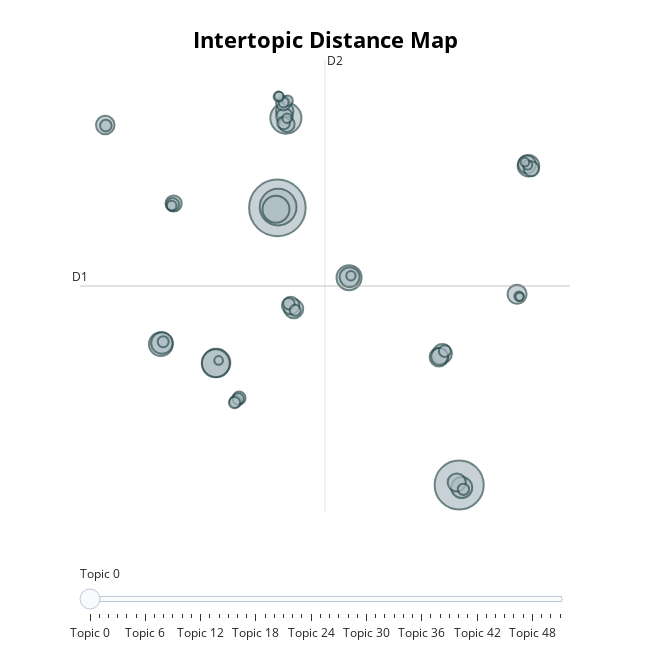

Notebook source saved alongside this figure:
### Code cell
topic_model.visualize_topics()

### Figure 1 — Plotly figure (JSON) as saved in the notebook; plotly's stock layout.template omitted (floating-point values rounded to 4 significant figures; data arrays with more than 128 entries replaced by an {"elided": "..."} marker saying what was removed)
{"data": [{"customdata": {"elided": "52x3 mixed values"}, "hovertemplate": "<b>Topic %{customdata[0]}</b><br>%{customdata[1]}<br>Size: %{customdata[2]}", "legendgroup": "", "marker": {"color": "#B0BEC5", "line": {"color": "DarkSlateGrey", "width": 2}, "size": [476, 358, 201, 144, 118, 116, 108, 93, 84, 69, 69, 66, 59, 55, 54, 54, 52, 51, 49, 48, 45, 45, 43, 40, 39, 36, 34, 31, 25, 25, 24, 21, 21, 20, 20, 19, 19, 19, 18, 18, 16, 15, 15, 14, 13, 13, 13, 13, 12, 11, 11, 10], "sizemode": "area", "sizeref": 0.2975, "symbol": "circle"}, "mode": "markers", "name": "", "orientation": "v", "showlegend": false, "type": "scatter", "x": [0.3022, 15.09, 0.3629, 0.9929, -4.67, -4.71, 0.1891, 6.132, -9.174, -9.085, 20.72, 15.29, 6.176, 13.71, 19.79, 1.632, 13.44, -13.69, 14.89, 20.61, 0.8997, 1.383, 13.49, 0.8788, -8.132, 1.067, 20.96, 0.7921, -8.211, -2.811, 0.8109, 13.92, -3.083, 1.238, -13.65, -2.887, 15.43, -3.18, 1.75, -8.984, 1.138, 0.8085, 0.406, -8.296, 6.283, 20.65, 19.95, 1.085, 0.4278, 20.43, -4.474, 20.0], "xaxis": "x", "y": [10.38, -11.71, 10.45, 17.54, -1.971, -2.009, 10.27, 4.819, -0.4789, -0.3886, 13.74, -11.91, 4.863, -1.238, 3.499, 2.335, -1.509, 16.99, -11.51, 13.85, 18.11, 2.596, -1.461, 17.67, 10.73, 17.05, 13.5, 18.72, 10.65, -4.779, 17.15, -1.033, -5.047, 2.744, 16.94, -4.854, -12.05, -5.141, 2.214, -0.2869, 18.93, 18.79, 19.25, 10.57, 4.97, 13.81, 3.34, 17.53, 19.28, 14.03, -1.776, 3.289], "yaxis": "y"}], "layout": {"annotations": [{"showarrow": false, "text": "D1", "x": -15.75, "y": 4.155, "yshift": 10}, {"showarrow": false, "text": "D2", "x": 4.175, "xshift": 10, "y": 22.17}], "height": 650, "hoverlabel": {"bgcolor": "white", "font": {"family": "Rockwell", "size": 16}}, "legend": {"itemsizing": "constant", "tracegroupgap": 0}, "margin": {"t": 60}, "shapes": [{"line": {"color": "#CFD8DC", "width": 2}, "type": "line", "x0": 4.175, "x1": 4.175, "y0": -13.86, "y1": 22.17}, {"line": {"color": "#9E9E9E", "width": 2}, "type": "line", "x0": -15.75, "x1": 24.1, "y0": 4.155, "y1": 4.155}], "sliders": [{"active": 0, "pad": {"t": 50}, "steps": [{"args": [{"marker.color": [["red", "#B0BEC5", "#B0BEC5", "#B0BEC5", "#B0BEC5", "#B0BEC5", "#B0BEC5", "#B0BEC5", "#B0BEC5", "#B0BEC5", "#B0BEC5", "#B0BEC5", "#B0BEC5", "#B0BEC5", "#B0BEC5", "#B0BEC5", "#B0BEC5", "#B0BEC5", "#B0BEC5", "#B0BEC5", "#B0BEC5", "#B0BEC5", "#B0BEC5", "#B0BEC5", "#B0BEC5", "#B0BEC5", "#B0BEC5", "#B0BEC5", "#B0BEC5", "#B0BEC5", "#B0BEC5", "#B0BEC5", "#B0BEC5", "#B0BEC5", "#B0BEC5", "#B0BEC5", "#B0BEC5", "#B0BEC5", "#B0BEC5", "#B0BEC5", "#B0BEC5", "#B0BEC5", "#B0BEC5", "#B0BEC5", "#B0BEC5", "#B0BEC5", "#B0BEC5", "#B0BEC5", "#B0BEC5", "#B0BEC5", "#B0BEC5", "#B0BEC5"]]}], "label": "Topic 0", "method": "update"}, {"args": [{"marker.color": [["#B0BEC5", "red", "#B0BEC5", "#B0BEC5", "#B0BEC5", "#B0BEC5", "#B0BEC5", "#B0BEC5", "#B0BEC5", "#B0BEC5", "#B0BEC5", "#B0BEC5", "#B0BEC5", "#B0BEC5", "#B0BEC5", "#B0BEC5", "#B0BEC5", "#B0BEC5", "#B0BEC5", "#B0BEC5", "#B0BEC5", "#B0BEC5", "#B0BEC5", "#B0BEC5", "#B0BEC5", "#B0BEC5", "#B0BEC5", "#B0BEC5", "#B0BEC5", "#B0BEC5", "#B0BEC5", "#B0BEC5", "#B0BEC5", "#B0BEC5", "#B0BEC5", "#B0BEC5", "#B0BEC5", "#B0BEC5", "#B0BEC5", "#B0BEC5", "#B0BEC5", "#B0BEC5", "#B0BEC5", "#B0BEC5", "#B0BEC5", "#B0BEC5", "#B0BEC5", "#B0BEC5", "#B0BEC5", "#B0BEC5", "#B0BEC5", "#B0BEC5"]]}], "label": "Topic 1", "method": "update"}, {"args": [{"marker.color": [["#B0BEC5", "#B0BEC5", "red", "#B0BEC5", "#B0BEC5", "#B0BEC5", "#B0BEC5", "#B0BEC5", "#B0BEC5", "#B0BEC5", "#B0BEC5", "#B0BEC5", "#B0BEC5", "#B0BEC5", "#B0BEC5", "#B0BEC5", "#B0BEC5", "#B0BEC5", "#B0BEC5", "#B0BEC5", "#B0BEC5", "#B0BEC5", "#B0BEC5", "#B0BEC5", "#B0BEC5", "#B0BEC5", "#B0BEC5", "#B0BEC5", "#B0BEC5", "#B0BEC5", "#B0BEC5", "#B0BEC5", "#B0BEC5", "#B0BEC5", "#B0BEC5", "#B0BEC5", "#B0BEC5", "#B0BEC5", "#B0BEC5", "#B0BEC5", "#B0BEC5", "#B0BEC5", "#B0BEC5", "#B0BEC5", "#B0BEC5", "#B0BEC5", "#B0BEC5", "#B0BEC5", "#B0BEC5", "#B0BEC5", "#B0BEC5", "#B0BEC5"]]}], "label": "Topic 2", "method": "update"}, {"args": [{"marker.color": [["#B0BEC5", "#B0BEC5", "#B0BEC5", "red", "#B0BEC5", "#B0BEC5", "#B0BEC5", "#B0BEC5", "#B0BEC5", "#B0BEC5", "#B0BEC5", "#B0BEC5", "#B0BEC5", "#B0BEC5", "#B0BEC5", "#B0BEC5", "#B0BEC5", "#B0BEC5", "#B0BEC5", "#B0BEC5", "#B0BEC5", "#B0BEC5", "#B0BEC5", "#B0BEC5", "#B0BEC5", "#B0BEC5", "#B0BEC5", "#B0BEC5", "#B0BEC5", "#B0BEC5", "#B0BEC5", "#B0BEC5", "#B0BEC5", "#B0BEC5", "#B0BEC5", "#B0BEC5", "#B0BEC5", "#B0BEC5", "#B0BEC5", "#B0BEC5", "#B0BEC5", "#B0BEC5", "#B0BEC5", "#B0BEC5", "#B0BEC5", "#B0BEC5", "#B0BEC5", "#B0BEC5", "#B0BEC5", "#B0BEC5", "#B0BEC5", "#B0BEC5"]]}], "label": "Topic 3", "method": "update"}, {"args": [{"marker.color": [["#B0BEC5", "#B0BEC5", "#B0BEC5", "#B0BEC5", "red", "#B0BEC5", "#B0BEC5", "#B0BEC5", "#B0BEC5", "#B0BEC5", "#B0BEC5", "#B0BEC5", "#B0BEC5", "#B0BEC5", "#B0BEC5", "#B0BEC5", "#B0BEC5", "#B0BEC5", "#B0BEC5", "#B0BEC5", "#B0BEC5", "#B0BEC5", "#B0BEC5", "#B0BEC5", "#B0BEC5", "#B0BEC5", "#B0BEC5", "#B0BEC5", "#B0BEC5", "#B0BEC5", "#B0BEC5", "#B0BEC5", "#B0BEC5", "#B0BEC5", "#B0BEC5", "#B0BEC5", "#B0BEC5", "#B0BEC5", "#B0BEC5", "#B0BEC5", "#B0BEC5", "#B0BEC5", "#B0BEC5", "#B0BEC5", "#B0BEC5", "#B0BEC5", "#B0BEC5", "#B0BEC5", "#B0BEC5", "#B0BEC5", "#B0BEC5", "#B0BEC5"]]}], "label": "Topic 4", "method": "update"}, {"args": [{"marker.color": [["#B0BEC5", "#B0BEC5", "#B0BEC5", "#B0BEC5", "#B0BEC5", "red", "#B0BEC5", "#B0BEC5", "#B0BEC5", "#B0BEC5", "#B0BEC5", "#B0BEC5", "#B0BEC5", "#B0BEC5", "#B0BEC5", "#B0BEC5", "#B0BEC5", "#B0BEC5", "#B0BEC5", "#B0BEC5", "#B0BEC5", "#B0BEC5", "#B0BEC5", "#B0BEC5", "#B0BEC5", "#B0BEC5", "#B0BEC5", "#B0BEC5", "#B0BEC5", "#B0BEC5", "#B0BEC5", "#B0BEC5", "#B0BEC5", "#B0BEC5", "#B0BEC5", "#B0BEC5", "#B0BEC5", "#B0BEC5", "#B0BEC5", "#B0BEC5", "#B0BEC5", "#B0BEC5", "#B0BEC5", "#B0BEC5", "#B0BEC5", "#B0BEC5", "#B0BEC5", "#B0BEC5", "#B0BEC5", "#B0BEC5", "#B0BEC5", "#B0BEC5"]]}], "label": "Topic 5", "method": "update"}, {"args": [{"marker.color": [["#B0BEC5", "#B0BEC5", "#B0BEC5", "#B0BEC5", "#B0BEC5", "#B0BEC5", "red", "#B0BEC5", "#B0BEC5", "#B0BEC5", "#B0BEC5", "#B0BEC5", "#B0BEC5", "#B0BEC5", "#B0BEC5", "#B0BEC5", "#B0BEC5", "#B0BEC5", "#B0BEC5", "#B0BEC5", "#B0BEC5", "#B0BEC5", "#B0BEC5", "#B0BEC5", "#B0BEC5", "#B0BEC5", "#B0BEC5", "#B0BEC5", "#B0BEC5", "#B0BEC5", "#B0BEC5", "#B0BEC5", "#B0BEC5", "#B0BEC5", "#B0BEC5", "#B0BEC5", "#B0BEC5", "#B0BEC5", "#B0BEC5", "#B0BEC5", "#B0BEC5", "#B0BEC5", "#B0BEC5", "#B0BEC5", "#B0BEC5", "#B0BEC5", "#B0BEC5", "#B0BEC5", "#B0BEC5", "#B0BEC5", "#B0BEC5", "#B0BEC5"]]}], "label": "Topic 6", "method": "update"}, {"args": [{"marker.color": [["#B0BEC5", "#B0BEC5", "#B0BEC5", "#B0BEC5", "#B0BEC5", "#B0BEC5", "#B0BEC5", "red", "#B0BEC5", "#B0BEC5", "#B0BEC5", "#B0BEC5", "#B0BEC5", "#B0BEC5", "#B0BEC5", "#B0BEC5", "#B0BEC5", "#B0BEC5", "#B0BEC5", "#B0BEC5", "#B0BEC5", "#B0BEC5", "#B0BEC5", "#B0BEC5", "#B0BEC5", "#B0BEC5", "#B0BEC5", "#B0BEC5", "#B0BEC5", "#B0BEC5", "#B0BEC5", "#B0BEC5", "#B0BEC5", "#B0BEC5", "#B0BEC5", "#B0BEC5", "#B0BEC5", "#B0BEC5", "#B0BEC5", "#B0BEC5", "#B0BEC5", "#B0BEC5", "#B0BEC5", "#B0BEC5", "#B0BEC5", "#B0BEC5", "#B0BEC5", "#B0BEC5", "#B0BEC5", "#B0BEC5", "#B0BEC5", "#B0BEC5"]]}], "label": "Topic 7", "method": "update"}, {"args": [{"marker.color": [["#B0BEC5", "#B0BEC5", "#B0BEC5", "#B0BEC5", "#B0BEC5", "#B0BEC5", "#B0BEC5", "#B0BEC5", "red", "#B0BEC5", "#B0BEC5", "#B0BEC5", "#B0BEC5", "#B0BEC5", "#B0BEC5", "#B0BEC5", "#B0BEC5", "#B0BEC5", "#B0BEC5", "#B0BEC5", "#B0BEC5", "#B0BEC5", "#B0BEC5", "#B0BEC5", "#B0BEC5", "#B0BEC5", "#B0BEC5", "#B0BEC5", "#B0BEC5", "#B0BEC5", "#B0BEC5", "#B0BEC5", "#B0BEC5", "#B0BEC5", "#B0BEC5", "#B0BEC5", "#B0BEC5", "#B0BEC5", "#B0BEC5", "#B0BEC5", "#B0BEC5", "#B0BEC5", "#B0BEC5", "#B0BEC5", "#B0BEC5", "#B0BEC5", "#B0BEC5", "#B0BEC5", "#B0BEC5", "#B0BEC5", "#B0BEC5", "#B0BEC5"]]}], "label": "Topic 8", "method": "update"}, {"args": [{"marker.color": [["#B0BEC5", "#B0BEC5", "#B0BEC5", "#B0BEC5", "#B0BEC5", "#B0BEC5", "#B0BEC5", "#B0BEC5", "#B0BEC5", "red", "#B0BEC5", "#B0BEC5", "#B0BEC5", "#B0BEC5", "#B0BEC5", "#B0BEC5", "#B0BEC5", "#B0BEC5", "#B0BEC5", "#B0BEC5", "#B0BEC5", "#B0BEC5", "#B0BEC5", "#B0BEC5", "#B0BEC5", "#B0BEC5", "#B0BEC5", "#B0BEC5", "#B0BEC5", "#B0BEC5", "#B0BEC5", "#B0BEC5", "#B0BEC5", "#B0BEC5", "#B0BEC5", "#B0BEC5", "#B0BEC5", "#B0BEC5", "#B0BEC5", "#B0BEC5", "#B0BEC5", "#B0BEC5", "#B0BEC5", "#B0BEC5", "#B0BEC5", "#B0BEC5", "#B0BEC5", "#B0BEC5", "#B0BEC5", "#B0BEC5", "#B0BEC5", "#B0BEC5"]]}], "label": "Topic 9", "method": "update"}, {"args": [{"marker.color": [["#B0BEC5", "#B0BEC5", "#B0BEC5", "#B0BEC5", "#B0BEC5", "#B0BEC5", "#B0BEC5", "#B0BEC5", "#B0BEC5", "#B0BEC5", "red", "#B0BEC5", "#B0BEC5", "#B0BEC5", "#B0BEC5", "#B0BEC5", "#B0BEC5", "#B0BEC5", "#B0BEC5", "#B0BEC5", "#B0BEC5", "#B0BEC5", "#B0BEC5", "#B0BEC5", "#B0BEC5", "#B0BEC5", "#B0BEC5", "#B0BEC5", "#B0BEC5", "#B0BEC5", "#B0BEC5", "#B0BEC5", "#B0BEC5", "#B0BEC5", "#B0BEC5", "#B0BEC5", "#B0BEC5", "#B0BEC5", "#B0BEC5", "#B0BEC5", "#B0BEC5", "#B0BEC5", "#B0BEC5", "#B0BEC5", "#B0BEC5", "#B0BEC5", "#B0BEC5", "#B0BEC5", "#B0BEC5", "#B0BEC5", "#B0BEC5", "#B0BEC5"]]}], "label": "Topic 10", "method": "update"}, {"args": [{"marker.color": [["#B0BEC5", "#B0BEC5", "#B0BEC5", "#B0BEC5", "#B0BEC5", "#B0BEC5", "#B0BEC5", "#B0BEC5", "#B0BEC5", "#B0BEC5", "#B0BEC5", "red", "#B0BEC5", "#B0BEC5", "#B0BEC5", "#B0BEC5", "#B0BEC5", "#B0BEC5", "#B0BEC5", "#B0BEC5", "#B0BEC5", "#B0BEC5", "#B0BEC5", "#B0BEC5", "#B0BEC5", "#B0BEC5", "#B0BEC5", "#B0BEC5", "#B0BEC5", "#B0BEC5", "#B0BEC5", "#B0BEC5", "#B0BEC5", "#B0BEC5", "#B0BEC5", "#B0BEC5", "#B0BEC5", "#B0BEC5", "#B0BEC5", "#B0BEC5", "#B0BEC5", "#B0BEC5", "#B0BEC5", "#B0BEC5", "#B0BEC5", "#B0BEC5", "#B0BEC5", "#B0BEC5", "#B0BEC5", "#B0BEC5", "#B0BEC5", "#B0BEC5"]]}], "label": "Topic 11", "method": "update"}, {"args": [{"marker.color": [["#B0BEC5", "#B0BEC5", "#B0BEC5", "#B0BEC5", "#B0BEC5", "#B0BEC5", "#B0BEC5", "#B0BEC5", "#B0BEC5", "#B0BEC5", "#B0BEC5", "#B0BEC5", "red", "#B0BEC5", "#B0BEC5", "#B0BEC5", "#B0BEC5", "#B0BEC5", "#B0BEC5", "#B0BEC5", "#B0BEC5", "#B0BEC5", "#B0BEC5", "#B0BEC5", "#B0BEC5", "#B0BEC5", "#B0BEC5", "#B0BEC5", "#B0BEC5", "#B0BEC5", "#B0BEC5", "#B0BEC5", "#B0BEC5", "#B0BEC5", "#B0BEC5", "#B0BEC5", "#B0BEC5", "#B0BEC5", "#B0BEC5", "#B0BEC5", "#B0BEC5", "#B0BEC5", "#B0BEC5", "#B0BEC5", "#B0BEC5", "#B0BEC5", "#B0BEC5", "#B0BEC5", "#B0BEC5", "#B0BEC5", "#B0BEC5", "#B0BEC5"]]}], "label": "Topic 12", "method": "update"}, {"args": [{"marker.color": [["#B0BEC5", "#B0BEC5", "#B0BEC5", "#B0BEC5", "#B0BEC5", "#B0BEC5", "#B0BEC5", "#B0BEC5", "#B0BEC5", "#B0BEC5", "#B0BEC5", "#B0BEC5", "#B0BEC5", "red", "#B0BEC5", "#B0BEC5", "#B0BEC5", "#B0BEC5", "#B0BEC5", "#B0BEC5", "#B0BEC5", "#B0BEC5", "#B0BEC5", "#B0BEC5", "#B0BEC5", "#B0BEC5", "#B0BEC5", "#B0BEC5", "#B0BEC5", "#B0BEC5", "#B0BEC5", "#B0BEC5", "#B0BEC5", "#B0BEC5", "#B0BEC5", "#B0BEC5", "#B0BEC5", "#B0BEC5", "#B0BEC5", "#B0BEC5", "#B0BEC5", "#B0BEC5", "#B0BEC5", "#B0BEC5", "#B0BEC5", "#B0BEC5", "#B0BEC5", "#B0BEC5", "#B0BEC5", "#B0BEC5", "#B0BEC5", "#B0BEC5"]]}], "label": "Topic 13", "method": "update"}, {"args": [{"marker.color": [["#B0BEC5", "#B0BEC5", "#B0BEC5", "#B0BEC5", "#B0BEC5", "#B0BEC5", "#B0BEC5", "#B0BEC5", "#B0BEC5", "#B0BEC5", "#B0BEC5", "#B0BEC5", "#B0BEC5", "#B0BEC5", "red", "#B0BEC5", "#B0BEC5", "#B0BEC5", "#B0BEC5", "#B0BEC5", "#B0BEC5", "#B0BEC5", "#B0BEC5", "#B0BEC5", "#B0BEC5", "#B0BEC5", "#B0BEC5", "#B0BEC5", "#B0BEC5", "#B0BEC5", "#B0BEC5", "#B0BEC5", "#B0BEC5", "#B0BEC5", "#B0BEC5", "#B0BEC5", "#B0BEC5", "#B0BEC5", "#B0BEC5", "#B0BEC5", "#B0BEC5", "#B0BEC5", "#B0BEC5", "#B0BEC5", "#B0BEC5", "#B0BEC5", "#B0BEC5", "#B0BEC5", "#B0BEC5", "#B0BEC5", "#B0BEC5", "#B0BEC5"]]}], "label": "Topic 14", "method": "update"}, {"args": [{"marker.color": [["#B0BEC5", "#B0BEC5", "#B0BEC5", "#B0BEC5", "#B0BEC5", "#B0BEC5", "#B0BEC5", "#B0BEC5", "#B0BEC5", "#B0BEC5", "#B0BEC5", "#B0BEC5", "#B0BEC5", "#B0BEC5", "#B0BEC5", "red", "#B0BEC5", "#B0BEC5", "#B0BEC5", "#B0BEC5", "#B0BEC5", "#B0BEC5", "#B0BEC5", "#B0BEC5", "#B0BEC5", "#B0BEC5", "#B0BEC5", "#B0BEC5", "#B0BEC5", "#B0BEC5", "#B0BEC5", "#B0BEC5", "#B0BEC5", "#B0BEC5", "#B0BEC5", "#B0BEC5", "#B0BEC5", "#B0BEC5", "#B0BEC5", "#B0BEC5", "#B0BEC5", "#B0BEC5", "#B0BEC5", "#B0BEC5", "#B0BEC5", "#B0BEC5", "#B0BEC5", "#B0BEC5", "#B0BEC5", "#B0BEC5", "#B0BEC5", "#B0BEC5"]]}], "label": "Topic 15", "method": "update"}, {"args": [{"marker.color": [["#B0BEC5", "#B0BEC5", "#B0BEC5", "#B0BEC5", "#B0BEC5", "#B0BEC5", "#B0BEC5", "#B0BEC5", "#B0BEC5", "#B0BEC5", "#B0BEC5", "#B0BEC5", "#B0BEC5", "#B0BEC5", "#B0BEC5", "#B0BEC5", "red", "#B0BEC5", "#B0BEC5", "#B0BEC5", "#B0BEC5", "#B0BEC5", "#B0BEC5", "#B0BEC5", "#B0BEC5", "#B0BEC5", "#B0BEC5", "#B0BEC5", "#B0BEC5", "#B0BEC5", "#B0BEC5", "#B0BEC5", "#B0BEC5", "#B0BEC5", "#B0BEC5", "#B0BEC5", "#B0BEC5", "#B0BEC5", "#B0BEC5", "#B0BEC5", "#B0BEC5", "#B0BEC5", "#B0BEC5", "#B0BEC5", "#B0BEC5", "#B0BEC5", "#B0BEC5", "#B0BEC5", "#B0BEC5", "#B0BEC5", "#B0BEC5", "#B0BEC5"]]}], "label": "Topic 16", "method": "update"}, {"args": [{"marker.color": [["#B0BEC5", "#B0BEC5", "#B0BEC5", "#B0BEC5", "#B0BEC5", "#B0BEC5", "#B0BEC5", "#B0BEC5", "#B0BEC5", "#B0BEC5", "#B0BEC5", "#B0BEC5", "#B0BEC5", "#B0BEC5", "#B0BEC5", "#B0BEC5", "#B0BEC5", "red", "#B0BEC5", "#B0BEC5", "#B0BEC5", "#B0BEC5", "#B0BEC5", "#B0BEC5", "#B0BEC5", "#B0BEC5", "#B0BEC5", "#B0BEC5", "#B0BEC5", "#B0BEC5", "#B0BEC5", "#B0BEC5", "#B0BEC5", "#B0BEC5", "#B0BEC5", "#B0BEC5", "#B0BEC5", "#B0BEC5", "#B0BEC5", "#B0BEC5", "#B0BEC5", "#B0BEC5", "#B0BEC5", "#B0BEC5", "#B0BEC5", "#B0BEC5", "#B0BEC5", "#B0BEC5", "#B0BEC5", "#B0BEC5", "#B0BEC5", "#B0BEC5"]]}], "label": "Topic 17", "method": "update"}, {"args": [{"marker.color": [["#B0BEC5", "#B0BEC5", "#B0BEC5", "#B0BEC5", "#B0BEC5", "#B0BEC5", "#B0BEC5", "#B0BEC5", "#B0BEC5", "#B0BEC5", "#B0BEC5", "#B0BEC5", "#B0BEC5", "#B0BEC5", "#B0BEC5", "#B0BEC5", "#B0BEC5", "#B0BEC5", "red", "#B0BEC5", "#B0BEC5", "#B0BEC5", "#B0BEC5", "#B0BEC5", "#B0BEC5", "#B0BEC5", "#B0BEC5", "#B0BEC5", "#B0BEC5", "#B0BEC5", "#B0BEC5", "#B0BEC5", "#B0BEC5", "#B0BEC5", "#B0BEC5", "#B0BEC5", "#B0BEC5", "#B0BEC5", "#B0BEC5", "#B0BEC5", "#B0BEC5", "#B0BEC5", "#B0BEC5", "#B0BEC5", "#B0BEC5", "#B0BEC5", "#B0BEC5", "#B0BEC5", "#B0BEC5", "#B0BEC5", "#B0BEC5", "#B0BEC5"]]}], "label": "Topic 18", "method": "update"}, {"args": [{"marker.color": [["#B0BEC5", "#B0BEC5", "#B0BEC5", "#B0BEC5", "#B0BEC5", "#B0BEC5", "#B0BEC5", "#B0BEC5", "#B0BEC5", "#B0BEC5", "#B0BEC5", "#B0BEC5", "#B0BEC5", "#B0BEC5", "#B0BEC5", "#B0BEC5", "#B0BEC5", "#B0BEC5", "#B0BEC5", "red", "#B0BEC5", "#B0BEC5", "#B0BEC5", "#B0BEC5", "#B0BEC5", "#B0BEC5", "#B0BEC5", "#B0BEC5", "#B0BEC5", "#B0BEC5", "#B0BEC5", "#B0BEC5", "#B0BEC5", "#B0BEC5", "#B0BEC5", "#B0BEC5", "#B0BEC5", "#B0BEC5", "#B0BEC5", "#B0BEC5", "#B0BEC5", "#B0BEC5", "#B0BEC5", "#B0BEC5", "#B0BEC5", "#B0BEC5", "#B0BEC5", "#B0BEC5", "#B0BEC5", "#B0BEC5", "#B0BEC5", "#B0BEC5"]]}], "label": "Topic 19", "method": "update"}, {"args": [{"marker.color": [["#B0BEC5", "#B0BEC5", "#B0BEC5", "#B0BEC5", "#B0BEC5", "#B0BEC5", "#B0BEC5", "#B0BEC5", "#B0BEC5", "#B0BEC5", "#B0BEC5", "#B0BEC5", "#B0BEC5", "#B0BEC5", "#B0BEC5", "#B0BEC5", "#B0BEC5", "#B0BEC5", "#B0BEC5", "#B0BEC5", "red", "#B0BEC5", "#B0BEC5", "#B0BEC5", "#B0BEC5", "#B0BEC5", "#B0BEC5", "#B0BEC5", "#B0BEC5", "#B0BEC5", "#B0BEC5", "#B0BEC5", "#B0BEC5", "#B0BEC5", "#B0BEC5", "#B0BEC5", "#B0BEC5", "#B0BEC5", "#B0BEC5", "#B0BEC5", "#B0BEC5", "#B0BEC5", "#B0BEC5", "#B0BEC5", "#B0BEC5", "#B0BEC5", "#B0BEC5", "#B0BEC5", "#B0BEC5", "#B0BEC5", "#B0BEC5", "#B0BEC5"]]}], "label": "Topic 20", "method": "update"}, {"args": [{"marker.color": [["#B0BEC5", "#B0BEC5", "#B0BEC5", "#B0BEC5", "#B0BEC5", "#B0BEC5", "#B0BEC5", "#B0BEC5", "#B0BEC5", "#B0BEC5", "#B0BEC5", "#B0BEC5", "#B0BEC5", "#B0BEC5", "#B0BEC5", "#B0BEC5", "#B0BEC5", "#B0BEC5", "#B0BEC5", "#B0BEC5", "#B0BEC5", "red", "#B0BEC5", "#B0BEC5", "#B0BEC5", "#B0BEC5", "#B0BEC5", "#B0BEC5", "#B0BEC5", "#B0BEC5", "#B0BEC5", "#B0BEC5", "#B0BEC5", "#B0BEC5", "#B0BEC5", "#B0BEC5", "#B0BEC5", "#B0BEC5", "#B0BEC5", "#B0BEC5", "#B0BEC5", "#B0BEC5", "#B0BEC5", "#B0BEC5", "#B0BEC5", "#B0BEC5", "#B0BEC5", "#B0BEC5", "#B0BEC5", "#B0BEC5", "#B0BEC5", "#B0BEC5"]]}], "label": "Topic 21", "method": "update"}, {"args": [{"marker.color": [["#B0BEC5", "#B0BEC5", "#B0BEC5", "#B0BEC5", "#B0BEC5", "#B0BEC5", "#B0BEC5", "#B0BEC5", "#B0BEC5", "#B0BEC5", "#B0BEC5", "#B0BEC5", "#B0BEC5", "#B0BEC5", "#B0BEC5", "#B0BEC5", "#B0BEC5", "#B0BEC5", "#B0BEC5", "#B0BEC5", "#B0BEC5", "#B0BEC5", "red", "#B0BEC5", "#B0BEC5", "#B0BEC5", "#B0BEC5", "#B0BEC5", "#B0BEC5", "#B0BEC5", "#B0BEC5", "#B0BEC5", "#B0BEC5", "#B0BEC5", "#B0BEC5", "#B0BEC5", "#B0BEC5", "#B0BEC5", "#B0BEC5", "#B0BEC5", "#B0BEC5", "#B0BEC5", "#B0BEC5", "#B0BEC5", "#B0BEC5", "#B0BEC5", "#B0BEC5", "#B0BEC5", "#B0BEC5", "#B0BEC5", "#B0BEC5", "#B0BEC5"]]}], "label": "Topic 22", "method": "update"}, {"args": [{"marker.color": [["#B0BEC5", "#B0BEC5", "#B0BEC5", "#B0BEC5", "#B0BEC5", "#B0BEC5", "#B0BEC5", "#B0BEC5", "#B0BEC5", "#B0BEC5", "#B0BEC5", "#B0BEC5", "#B0BEC5", "#B0BEC5", "#B0BEC5", "#B0BEC5", "#B0BEC5", "#B0BEC5", "#B0BEC5", "#B0BEC5", "#B0BEC5", "#B0BEC5", "#B0BEC5", "red", "#B0BEC5", "#B0BEC5", "#B0BEC5", "#B0BEC5", "#B0BEC5", "#B0BEC5", "#B0BEC5", "#B0BEC5", "#B0BEC5", "#B0BEC5", "#B0BEC5", "#B0BEC5", "#B0BEC5", "#B0BEC5", "#B0BEC5", "#B0BEC5", "#B0BEC5", "#B0BEC5", "#B0BEC5", "#B0BEC5", "#B0BEC5", "#B0BEC5", "#B0BEC5", "#B0BEC5", "#B0BEC5", "#B0BEC5", "#B0BEC5", "#B0BEC5"]]}], "label": "Topic 23", "method": "update"}, {"args": [{"marker.color": [["#B0BEC5", "#B0BEC5", "#B0BEC5", "#B0BEC5", "#B0BEC5", "#B0BEC5", "#B0BEC5", "#B0BEC5", "#B0BEC5", "#B0BEC5", "#B0BEC5", "#B0BEC5", "#B0BEC5", "#B0BEC5", "#B0BEC5", "#B0BEC5", "#B0BEC5", "#B0BEC5", "#B0BEC5", "#B0BEC5", "#B0BEC5", "#B0BEC5", "#B0BEC5", "#B0BEC5", "red", "#B0BEC5", "#B0BEC5", "#B0BEC5", "#B0BEC5", "#B0BEC5", "#B0BEC5", "#B0BEC5", "#B0BEC5", "#B0BEC5", "#B0BEC5", "#B0BEC5", "#B0BEC5", "#B0BEC5", "#B0BEC5", "#B0BEC5", "#B0BEC5", "#B0BEC5", "#B0BEC5", "#B0BEC5", "#B0BEC5", "#B0BEC5", "#B0BEC5", "#B0BEC5", "#B0BEC5", "#B0BEC5", "#B0BEC5", "#B0BEC5"]]}], "label": "Topic 24", "method": "update"}, {"args": [{"marker.color": [["#B0BEC5", "#B0BEC5", "#B0BEC5", "#B0BEC5", "#B0BEC5", "#B0BEC5", "#B0BEC5", "#B0BEC5", "#B0BEC5", "#B0BEC5", "#B0BEC5", "#B0BEC5", "#B0BEC5", "#B0BEC5", "#B0BEC5", "#B0BEC5", "#B0BEC5", "#B0BEC5", "#B0BEC5", "#B0BEC5", "#B0BEC5", "#B0BEC5", "#B0BEC5", "#B0BEC5", "#B0BEC5", "red", "#B0BEC5", "#B0BEC5", "#B0BEC5", "#B0BEC5", "#B0BEC5", "#B0BEC5", "#B0BEC5", "#B0BEC5", "#B0BEC5", "#B0BEC5", "#B0BEC5", "#B0BEC5", "#B0BEC5", "#B0BEC5", "#B0BEC5", "#B0BEC5", "#B0BEC5", "#B0BEC5", "#B0BEC5", "#B0BEC5", "#B0BEC5", "#B0BEC5", "#B0BEC5", "#B0BEC5", "#B0BEC5", "#B0BEC5"]]}], "label": "Topic 25", "method": "update"}, {"args": [{"marker.color": [["#B0BEC5", "#B0BEC5", "#B0BEC5", "#B0BEC5", "#B0BEC5", "#B0BEC5", "#B0BEC5", "#B0BEC5", "#B0BEC5", "#B0BEC5", "#B0BEC5", "#B0BEC5", "#B0BEC5", "#B0BEC5", "#B0BEC5", "#B0BEC5", "#B0BEC5", "#B0BEC5", "#B0BEC5", "#B0BEC5", "#B0BEC5", "#B0BEC5", "#B0BEC5", "#B0BEC5", "#B0BEC5", "#B0BEC5", "red", "#B0BEC5", "#B0BEC5", "#B0BEC5", "#B0BEC5", "#B0BEC5", "#B0BEC5", "#B0BEC5", "#B0BEC5", "#B0BEC5", "#B0BEC5", "#B0BEC5", "#B0BEC5", "#B0BEC5", "#B0BEC5", "#B0BEC5", "#B0BEC5", "#B0BEC5", "#B0BEC5", "#B0BEC5", "#B0BEC5", "#B0BEC5", "#B0BEC5", "#B0BEC5", "#B0BEC5", "#B0BEC5"]]}], "label": "Topic 26", "method": "update"}, {"args": [{"marker.color": [["#B0BEC5", "#B0BEC5", "#B0BEC5", "#B0BEC5", "#B0BEC5", "#B0BEC5", "#B0BEC5", "#B0BEC5", "#B0BEC5", "#B0BEC5", "#B0BEC5", "#B0BEC5", "#B0BEC5", "#B0BEC5", "#B0BEC5", "#B0BEC5", "#B0BEC5", "#B0BEC5", "#B0BEC5", "#B0BEC5", "#B0BEC5", "#B0BEC5", "#B0BEC5", "#B0BEC5", "#B0BEC5", "#B0BEC5", "#B0BEC5", "red", "#B0BEC5", "#B0BEC5", "#B0BEC5", "#B0BEC5", "#B0BEC5", "#B0BEC5", "#B0BEC5", "#B0BEC5", "#B0BEC5", "#B0BEC5", "#B0BEC5", "#B0BEC5", "#B0BEC5", "#B0BEC5", "#B0BEC5", "#B0BEC5", "#B0BEC5", "#B0BEC5", "#B0BEC5", "#B0BEC5", "#B0BEC5", "#B0BEC5", "#B0BEC5", "#B0BEC5"]]}], "label": "Topic 27", "method": "update"}, {"args": [{"marker.color": [["#B0BEC5", "#B0BEC5", "#B0BEC5", "#B0BEC5", "#B0BEC5", "#B0BEC5", "#B0BEC5", "#B0BEC5", "#B0BEC5", "#B0BEC5", "#B0BEC5", "#B0BEC5", "#B0BEC5", "#B0BEC5", "#B0BEC5", "#B0BEC5", "#B0BEC5", "#B0BEC5", "#B0BEC5", "#B0BEC5", "#B0BEC5", "#B0BEC5", "#B0BEC5", "#B0BEC5", "#B0BEC5", "#B0BEC5", "#B0BEC5", "#B0BEC5", "red", "#B0BEC5", "#B0BEC5", "#B0BEC5", "#B0BEC5", "#B0BEC5", "#B0BEC5", "#B0BEC5", "#B0BEC5", "#B0BEC5", "#B0BEC5", "#B0BEC5", "#B0BEC5", "#B0BEC5", "#B0BEC5", "#B0BEC5", "#B0BEC5", "#B0BEC5", "#B0BEC5", "#B0BEC5", "#B0BEC5", "#B0BEC5", "#B0BEC5", "#B0BEC5"]]}], "label": "Topic 28", "method": "update"}, {"args": [{"marker.color": [["#B0BEC5", "#B0BEC5", "#B0BEC5", "#B0BEC5", "#B0BEC5", "#B0BEC5", "#B0BEC5", "#B0BEC5", "#B0BEC5", "#B0BEC5", "#B0BEC5", "#B0BEC5", "#B0BEC5", "#B0BEC5", "#B0BEC5", "#B0BEC5", "#B0BEC5", "#B0BEC5", "#B0BEC5", "#B0BEC5", "#B0BEC5", "#B0BEC5", "#B0BEC5", "#B0BEC5", "#B0BEC5", "#B0BEC5", "#B0BEC5", "#B0BEC5", "#B0BEC5", "red", "#B0BEC5", "#B0BEC5", "#B0BEC5", "#B0BEC5", "#B0BEC5", "#B0BEC5", "#B0BEC5", "#B0BEC5", "#B0BEC5", "#B0BEC5", "#B0BEC5", "#B0BEC5", "#B0BEC5", "#B0BEC5", "#B0BEC5", "#B0BEC5", "#B0BEC5", "#B0BEC5", "#B0BEC5", "#B0BEC5", "#B0BEC5", "#B0BEC5"]]}], "label": "Topic 29", "method": "update"}, {"args": [{"marker.color": [["#B0BEC5", "#B0BEC5", "#B0BEC5", "#B0BEC5", "#B0BEC5", "#B0BEC5", "#B0BEC5", "#B0BEC5", "#B0BEC5", "#B0BEC5", "#B0BEC5", "#B0BEC5", "#B0BEC5", "#B0BEC5", "#B0BEC5", "#B0BEC5", "#B0BEC5", "#B0BEC5", "#B0BEC5", "#B0BEC5", "#B0BEC5", "#B0BEC5", "#B0BEC5", "#B0BEC5", "#B0BEC5", "#B0BEC5", "#B0BEC5", "#B0BEC5", "#B0BEC5", "#B0BEC5", "red", "#B0BEC5", "#B0BEC5", "#B0BEC5", "#B0BEC5", "#B0BEC5", "#B0BEC5", "#B0BEC5", "#B0BEC5", "#B0BEC5", "#B0BEC5", "#B0BEC5", "#B0BEC5", "#B0BEC5", "#B0BEC5", "#B0BEC5", "#B0BEC5", "#B0BEC5", "#B0BEC5", "#B0BEC5", "#B0BEC5", "#B0BEC5"]]}], "label": "Topic 30", "method": "update"}, {"args": [{"marker.color": [["#B0BEC5", "#B0BEC5", "#B0BEC5", "#B0BEC5", "#B0BEC5", "#B0BEC5", "#B0BEC5", "#B0BEC5", "#B0BEC5", "#B0BEC5", "#B0BEC5", "#B0BEC5", "#B0BEC5", "#B0BEC5", "#B0BEC5", "#B0BEC5", "#B0BEC5", "#B0BEC5", "#B0BEC5", "#B0BEC5", "#B0BEC5", "#B0BEC5", "#B0BEC5", "#B0BEC5", "#B0BEC5", "#B0BEC5", "#B0BEC5", "#B0BEC5", "#B0BEC5", "#B0BEC5", "#B0BEC5", "red", "#B0BEC5", "#B0BEC5", "#B0BEC5", "#B0BEC5", "#B0BEC5", "#B0BEC5", "#B0BEC5", "#B0BEC5", "#B0BEC5", "#B0BEC5", "#B0BEC5", "#B0BEC5", "#B0BEC5", "#B0BEC5", "#B0BEC5", "#B0BEC5", "#B0BEC5", "#B0BEC5", "#B0BEC5", "#B0BEC5"]]}], "label": "Topic 31", "method": "update"}, {"args": [{"marker.color": [["#B0BEC5", "#B0BEC5", "#B0BEC5", "#B0BEC5", "#B0BEC5", "#B0BEC5", "#B0BEC5", "#B0BEC5", "#B0BEC5", "#B0BEC5", "#B0BEC5", "#B0BEC5", "#B0BEC5", "#B0BEC5", "#B0BEC5", "#B0BEC5", "#B0BEC5", "#B0BEC5", "#B0BEC5", "#B0BEC5", "#B0BEC5", "#B0BEC5", "#B0BEC5", "#B0BEC5", "#B0BEC5", "#B0BEC5", "#B0BEC5", "#B0BEC5", "#B0BEC5", "#B0BEC5", "#B0BEC5", "#B0BEC5", "red", "#B0BEC5", "#B0BEC5", "#B0BEC5", "#B0BEC5", "#B0BEC5", "#B0BEC5", "#B0BEC5", "#B0BEC5", "#B0BEC5", "#B0BEC5", "#B0BEC5", "#B0BEC5", "#B0BEC5", "#B0BEC5", "#B0BEC5", "#B0BEC5", "#B0BEC5", "#B0BEC5", "#B0BEC5"]]}], "label": "Topic 32", "method": "update"}, {"args": [{"marker.color": [["#B0BEC5", "#B0BEC5", "#B0BEC5", "#B0BEC5", "#B0BEC5", "#B0BEC5", "#B0BEC5", "#B0BEC5", "#B0BEC5", "#B0BEC5", "#B0BEC5", "#B0BEC5", "#B0BEC5", "#B0BEC5", "#B0BEC5", "#B0BEC5", "#B0BEC5", "#B0BEC5", "#B0BEC5", "#B0BEC5", "#B0BEC5", "#B0BEC5", "#B0BEC5", "#B0BEC5", "#B0BEC5", "#B0BEC5", "#B0BEC5", "#B0BEC5", "#B0BEC5", "#B0BEC5", "#B0BEC5", "#B0BEC5", "#B0BEC5", "red", "#B0BEC5", "#B0BEC5", "#B0BEC5", "#B0BEC5", "#B0BEC5", "#B0BEC5", "#B0BEC5", "#B0BEC5", "#B0BEC5", "#B0BEC5", "#B0BEC5", "#B0BEC5", "#B0BEC5", "#B0BEC5", "#B0BEC5", "#B0BEC5", "#B0BEC5", "#B0BEC5"]]}], "label": "Topic 33", "method": "update"}, {"args": [{"marker.color": [["#B0BEC5", "#B0BEC5", "#B0BEC5", "#B0BEC5", "#B0BEC5", "#B0BEC5", "#B0BEC5", "#B0BEC5", "#B0BEC5", "#B0BEC5", "#B0BEC5", "#B0BEC5", "#B0BEC5", "#B0BEC5", "#B0BEC5", "#B0BEC5", "#B0BEC5", "#B0BEC5", "#B0BEC5", "#B0BEC5", "#B0BEC5", "#B0BEC5", "#B0BEC5", "#B0BEC5", "#B0BEC5", "#B0BEC5", "#B0BEC5", "#B0BEC5", "#B0BEC5", "#B0BEC5", "#B0BEC5", "#B0BEC5", "#B0BEC5", "#B0BEC5", "red", "#B0BEC5", "#B0BEC5", "#B0BEC5", "#B0BEC5", "#B0BEC5", "#B0BEC5", "#B0BEC5", "#B0BEC5", "#B0BEC5", "#B0BEC5", "#B0BEC5", "#B0BEC5", "#B0BEC5", "#B0BEC5", "#B0BEC5", "#B0BEC5", "#B0BEC5"]]}], "label": "Topic 34", "method": "update"}, {"args": [{"marker.color": [["#B0BEC5", "#B0BEC5", "#B0BEC5", "#B0BEC5", "#B0BEC5", "#B0BEC5", "#B0BEC5", "#B0BEC5", "#B0BEC5", "#B0BEC5", "#B0BEC5", "#B0BEC5", "#B0BEC5", "#B0BEC5", "#B0BEC5", "#B0BEC5", "#B0BEC5", "#B0BEC5", "#B0BEC5", "#B0BEC5", "#B0BEC5", "#B0BEC5", "#B0BEC5", "#B0BEC5", "#B0BEC5", "#B0BEC5", "#B0BEC5", "#B0BEC5", "#B0BEC5", "#B0BEC5", "#B0BEC5", "#B0BEC5", "#B0BEC5", "#B0BEC5", "#B0BEC5", "red", "#B0BEC5", "#B0BEC5", "#B0BEC5", "#B0BEC5", "#B0BEC5", "#B0BEC5", "#B0BEC5", "#B0BEC5", "#B0BEC5", "#B0BEC5", "#B0BEC5", "#B0BEC5", "#B0BEC5", "#B0BEC5", "#B0BEC5", "#B0BEC5"]]}], "label": "Topic 35", "method": "update"}, {"args": [{"marker.color": [["#B0BEC5", "#B0BEC5", "#B0BEC5", "#B0BEC5", "#B0BEC5", "#B0BEC5", "#B0BEC5", "#B0BEC5", "#B0BEC5", "#B0BEC5", "#B0BEC5", "#B0BEC5", "#B0BEC5", "#B0BEC5", "#B0BEC5", "#B0BEC5", "#B0BEC5", "#B0BEC5", "#B0BEC5", "#B0BEC5", "#B0BEC5", "#B0BEC5", "#B0BEC5", "#B0BEC5", "#B0BEC5", "#B0BEC5", "#B0BEC5", "#B0BEC5", "#B0BEC5", "#B0BEC5", "#B0BEC5", "#B0BEC5", "#B0BEC5", "#B0BEC5", "#B0BEC5", "#B0BEC5", "red", "#B0BEC5", "#B0BEC5", "#B0BEC5", "#B0BEC5", "#B0BEC5", "#B0BEC5", "#B0BEC5", "#B0BEC5", "#B0BEC5", "#B0BEC5", "#B0BEC5", "#B0BEC5", "#B0BEC5", "#B0BEC5", "#B0BEC5"]]}], "label": "Topic 36", "method": "update"}, {"args": [{"marker.color": [["#B0BEC5", "#B0BEC5", "#B0BEC5", "#B0BEC5", "#B0BEC5", "#B0BEC5", "#B0BEC5", "#B0BEC5", "#B0BEC5", "#B0BEC5", "#B0BEC5", "#B0BEC5", "#B0BEC5", "#B0BEC5", "#B0BEC5", "#B0BEC5", "#B0BEC5", "#B0BEC5", "#B0BEC5", "#B0BEC5", "#B0BEC5", "#B0BEC5", "#B0BEC5", "#B0BEC5", "#B0BEC5", "#B0BEC5", "#B0BEC5", "#B0BEC5", "#B0BEC5", "#B0BEC5", "#B0BEC5", "#B0BEC5", "#B0BEC5", "#B0BEC5", "#B0BEC5", "#B0BEC5", "#B0BEC5", "red", "#B0BEC5", "#B0BEC5", "#B0BEC5", "#B0BEC5", "#B0BEC5", "#B0BEC5", "#B0BEC5", "#B0BEC5", "#B0BEC5", "#B0BEC5", "#B0BEC5", "#B0BEC5", "#B0BEC5", "#B0BEC5"]]}], "label": "Topic 37", "method": "update"}, {"args": [{"marker.color": [["#B0BEC5", "#B0BEC5", "#B0BEC5", "#B0BEC5", "#B0BEC5", "#B0BEC5", "#B0BEC5", "#B0BEC5", "#B0BEC5", "#B0BEC5", "#B0BEC5", "#B0BEC5", "#B0BEC5", "#B0BEC5", "#B0BEC5", "#B0BEC5", "#B0BEC5", "#B0BEC5", "#B0BEC5", "#B0BEC5", "#B0BEC5", "#B0BEC5", "#B0BEC5", "#B0BEC5", "#B0BEC5", "#B0BEC5", "#B0BEC5", "#B0BEC5", "#B0BEC5", "#B0BEC5", "#B0BEC5", "#B0BEC5", "#B0BEC5", "#B0BEC5", "#B0BEC5", "#B0BEC5", "#B0BEC5", "#B0BEC5", "red", "#B0BEC5", "#B0BEC5", "#B0BEC5", "#B0BEC5", "#B0BEC5", "#B0BEC5", "#B0BEC5", "#B0BEC5", "#B0BEC5", "#B0BEC5", "#B0BEC5", "#B0BEC5", "#B0BEC5"]]}], "label": "Topic 38", "method": "update"}, {"args": [{"marker.color": [["#B0BEC5", "#B0BEC5", "#B0BEC5", "#B0BEC5", "#B0BEC5", "#B0BEC5", "#B0BEC5", "#B0BEC5", "#B0BEC5", "#B0BEC5", "#B0BEC5", "#B0BEC5", "#B0BEC5", "#B0BEC5", "#B0BEC5", "#B0BEC5", "#B0BEC5", "#B0BEC5", "#B0BEC5", "#B0BEC5", "#B0BEC5", "#B0BEC5", "#B0BEC5", "#B0BEC5", "#B0BEC5", "#B0BEC5", "#B0BEC5", "#B0BEC5", "#B0BEC5", "#B0BEC5", "#B0BEC5", "#B0BEC5", "#B0BEC5", "#B0BEC5", "#B0BEC5", "#B0BEC5", "#B0BEC5", "#B0BEC5", "#B0BEC5", "red", "#B0BEC5", "#B0BEC5", "#B0BEC5", "#B0BEC5", "#B0BEC5", "#B0BEC5", "#B0BEC5", "#B0BEC5", "#B0BEC5", "#B0BEC5", "#B0BEC5", "#B0BEC5"]]}], "label": "Topic 39", "method": "update"}, {"args": [{"marker.color": [["#B0BEC5", "#B0BEC5", "#B0BEC5", "#B0BEC5", "#B0BEC5", "#B0BEC5", "#B0BEC5", "#B0BEC5", "#B0BEC5", "#B0BEC5", "#B0BEC5", "#B0BEC5", "#B0BEC5", "#B0BEC5", "#B0BEC5", "#B0BEC5", "#B0BEC5", "#B0BEC5", "#B0BEC5", "#B0BEC5", "#B0BEC5", "#B0BEC5", "#B0BEC5", "#B0BEC5", "#B0BEC5", "#B0BEC5", "#B0BEC5", "#B0BEC5", "#B0BEC5", "#B0BEC5", "#B0BEC5", "#B0BEC5", "#B0BEC5", "#B0BEC5", "#B0BEC5", "#B0BEC5", "#B0BEC5", "#B0BEC5", "#B0BEC5", "#B0BEC5", "red", "#B0BEC5", "#B0BEC5", "#B0BEC5", "#B0BEC5", "#B0BEC5", "#B0BEC5", "#B0BEC5", "#B0BEC5", "#B0BEC5", "#B0BEC5", "#B0BEC5"]]}], "label": "Topic 40", "method": "update"}, {"args": [{"marker.color": [["#B0BEC5", "#B0BEC5", "#B0BEC5", "#B0BEC5", "#B0BEC5", "#B0BEC5", "#B0BEC5", "#B0BEC5", "#B0BEC5", "#B0BEC5", "#B0BEC5", "#B0BEC5", "#B0BEC5", "#B0BEC5", "#B0BEC5", "#B0BEC5", "#B0BEC5", "#B0BEC5", "#B0BEC5", "#B0BEC5", "#B0BEC5", "#B0BEC5", "#B0BEC5", "#B0BEC5", "#B0BEC5", "#B0BEC5", "#B0BEC5", "#B0BEC5", "#B0BEC5", "#B0BEC5", "#B0BEC5", "#B0BEC5", "#B0BEC5", "#B0BEC5", "#B0BEC5", "#B0BEC5", "#B0BEC5", "#B0BEC5", "#B0BEC5", "#B0BEC5", "#B0BEC5", "red", "#B0BEC5", "#B0BEC5", "#B0BEC5", "#B0BEC5", "#B0BEC5", "#B0BEC5", "#B0BEC5", "#B0BEC5", "#B0BEC5", "#B0BEC5"]]}], "label": "Topic 41", "method": "update"}, {"args": [{"marker.color": [["#B0BEC5", "#B0BEC5", "#B0BEC5", "#B0BEC5", "#B0BEC5", "#B0BEC5", "#B0BEC5", "#B0BEC5", "#B0BEC5", "#B0BEC5", "#B0BEC5", "#B0BEC5", "#B0BEC5", "#B0BEC5", "#B0BEC5", "#B0BEC5", "#B0BEC5", "#B0BEC5", "#B0BEC5", "#B0BEC5", "#B0BEC5", "#B0BEC5", "#B0BEC5", "#B0BEC5", "#B0BEC5", "#B0BEC5", "#B0BEC5", "#B0BEC5", "#B0BEC5", "#B0BEC5", "#B0BEC5", "#B0BEC5", "#B0BEC5", "#B0BEC5", "#B0BEC5", "#B0BEC5", "#B0BEC5", "#B0BEC5", "#B0BEC5", "#B0BEC5", "#B0BEC5", "#B0BEC5", "red", "#B0BEC5", "#B0BEC5", "#B0BEC5", "#B0BEC5", "#B0BEC5", "#B0BEC5", "#B0BEC5", "#B0BEC5", "#B0BEC5"]]}], "label": "Topic 42", "method": "update"}, {"args": [{"marker.color": [["#B0BEC5", "#B0BEC5", "#B0BEC5", "#B0BEC5", "#B0BEC5", "#B0BEC5", "#B0BEC5", "#B0BEC5", "#B0BEC5", "#B0BEC5", "#B0BEC5", "#B0BEC5", "#B0BEC5", "#B0BEC5", "#B0BEC5", "#B0BEC5", "#B0BEC5", "#B0BEC5", "#B0BEC5", "#B0BEC5", "#B0BEC5", "#B0BEC5", "#B0BEC5", "#B0BEC5", "#B0BEC5", "#B0BEC5", "#B0BEC5", "#B0BEC5", "#B0BEC5", "#B0BEC5", "#B0BEC5", "#B0BEC5", "#B0BEC5", "#B0BEC5", "#B0BEC5", "#B0BEC5", "#B0BEC5", "#B0BEC5", "#B0BEC5", "#B0BEC5", "#B0BEC5", "#B0BEC5", "#B0BEC5", "red", "#B0BEC5", "#B0BEC5", "#B0BEC5", "#B0BEC5", "#B0BEC5", "#B0BEC5", "#B0BEC5", "#B0BEC5"]]}], "label": "Topic 43", "method": "update"}, {"args": [{"marker.color": [["#B0BEC5", "#B0BEC5", "#B0BEC5", "#B0BEC5", "#B0BEC5", "#B0BEC5", "#B0BEC5", "#B0BEC5", "#B0BEC5", "#B0BEC5", "#B0BEC5", "#B0BEC5", "#B0BEC5", "#B0BEC5", "#B0BEC5", "#B0BEC5", "#B0BEC5", "#B0BEC5", "#B0BEC5", "#B0BEC5", "#B0BEC5", "#B0BEC5", "#B0BEC5", "#B0BEC5", "#B0BEC5", "#B0BEC5", "#B0BEC5", "#B0BEC5", "#B0BEC5", "#B0BEC5", "#B0BEC5", "#B0BEC5", "#B0BEC5", "#B0BEC5", "#B0BEC5", "#B0BEC5", "#B0BEC5", "#B0BEC5", "#B0BEC5", "#B0BEC5", "#B0BEC5", "#B0BEC5", "#B0BEC5", "#B0BEC5", "red", "#B0BEC5", "#B0BEC5", "#B0BEC5", "#B0BEC5", "#B0BEC5", "#B0BEC5", "#B0BEC5"]]}], "label": "Topic 44", "method": "update"}, {"args": [{"marker.color": [["#B0BEC5", "#B0BEC5", "#B0BEC5", "#B0BEC5", "#B0BEC5", "#B0BEC5", "#B0BEC5", "#B0BEC5", "#B0BEC5", "#B0BEC5", "#B0BEC5", "#B0BEC5", "#B0BEC5", "#B0BEC5", "#B0BEC5", "#B0BEC5", "#B0BEC5", "#B0BEC5", "#B0BEC5", "#B0BEC5", "#B0BEC5", "#B0BEC5", "#B0BEC5", "#B0BEC5", "#B0BEC5", "#B0BEC5", "#B0BEC5", "#B0BEC5", "#B0BEC5", "#B0BEC5", "#B0BEC5", "#B0BEC5", "#B0BEC5", "#B0BEC5", "#B0BEC5", "#B0BEC5", "#B0BEC5", "#B0BEC5", "#B0BEC5", "#B0BEC5", "#B0BEC5", "#B0BEC5", "#B0BEC5", "#B0BEC5", "#B0BEC5", "red", "#B0BEC5", "#B0BEC5", "#B0BEC5", "#B0BEC5", "#B0BEC5", "#B0BEC5"]]}], "label": "Topic 45", "method": "update"}, {"args": [{"marker.color": [["#B0BEC5", "#B0BEC5", "#B0BEC5", "#B0BEC5", "#B0BEC5", "#B0BEC5", "#B0BEC5", "#B0BEC5", "#B0BEC5", "#B0BEC5", "#B0BEC5", "#B0BEC5", "#B0BEC5", "#B0BEC5", "#B0BEC5", "#B0BEC5", "#B0BEC5", "#B0BEC5", "#B0BEC5", "#B0BEC5", "#B0BEC5", "#B0BEC5", "#B0BEC5", "#B0BEC5", "#B0BEC5", "#B0BEC5", "#B0BEC5", "#B0BEC5", "#B0BEC5", "#B0BEC5", "#B0BEC5", "#B0BEC5", "#B0BEC5", "#B0BEC5", "#B0BEC5", "#B0BEC5", "#B0BEC5", "#B0BEC5", "#B0BEC5", "#B0BEC5", "#B0BEC5", "#B0BEC5", "#B0BEC5", "#B0BEC5", "#B0BEC5", "#B0BEC5", "red", "#B0BEC5", "#B0BEC5", "#B0BEC5", "#B0BEC5", "#B0BEC5"]]}], "label": "Topic 46", "method": "update"}, {"args": [{"marker.color": [["#B0BEC5", "#B0BEC5", "#B0BEC5", "#B0BEC5", "#B0BEC5", "#B0BEC5", "#B0BEC5", "#B0BEC5", "#B0BEC5", "#B0BEC5", "#B0BEC5", "#B0BEC5", "#B0BEC5", "#B0BEC5", "#B0BEC5", "#B0BEC5", "#B0BEC5", "#B0BEC5", "#B0BEC5", "#B0BEC5", "#B0BEC5", "#B0BEC5", "#B0BEC5", "#B0BEC5", "#B0BEC5", "#B0BEC5", "#B0BEC5", "#B0BEC5", "#B0BEC5", "#B0BEC5", "#B0BEC5", "#B0BEC5", "#B0BEC5", "#B0BEC5", "#B0BEC5", "#B0BEC5", "#B0BEC5", "#B0BEC5", "#B0BEC5", "#B0BEC5", "#B0BEC5", "#B0BEC5", "#B0BEC5", "#B0BEC5", "#B0BEC5", "#B0BEC5", "#B0BEC5", "red", "#B0BEC5", "#B0BEC5", "#B0BEC5", "#B0BEC5"]]}], "label": "Topic 47", "method": "update"}, {"args": [{"marker.color": [["#B0BEC5", "#B0BEC5", "#B0BEC5", "#B0BEC5", "#B0BEC5", "#B0BEC5", "#B0BEC5", "#B0BEC5", "#B0BEC5", "#B0BEC5", "#B0BEC5", "#B0BEC5", "#B0BEC5", "#B0BEC5", "#B0BEC5", "#B0BEC5", "#B0BEC5", "#B0BEC5", "#B0BEC5", "#B0BEC5", "#B0BEC5", "#B0BEC5", "#B0BEC5", "#B0BEC5", "#B0BEC5", "#B0BEC5", "#B0BEC5", "#B0BEC5", "#B0BEC5", "#B0BEC5", "#B0BEC5", "#B0BEC5", "#B0BEC5", "#B0BEC5", "#B0BEC5", "#B0BEC5", "#B0BEC5", "#B0BEC5", "#B0BEC5", "#B0BEC5", "#B0BEC5", "#B0BEC5", "#B0BEC5", "#B0BEC5", "#B0BEC5", "#B0BEC5", "#B0BEC5", "#B0BEC5", "red", "#B0BEC5", "#B0BEC5", "#B0BEC5"]]}], "label": "Topic 48", "method": "update"}, {"args": [{"marker.color": [["#B0BEC5", "#B0BEC5", "#B0BEC5", "#B0BEC5", "#B0BEC5", "#B0BEC5", "#B0BEC5", "#B0BEC5", "#B0BEC5", "#B0BEC5", "#B0BEC5", "#B0BEC5", "#B0BEC5", "#B0BEC5", "#B0BEC5", "#B0BEC5", "#B0BEC5", "#B0BEC5", "#B0BEC5", "#B0BEC5", "#B0BEC5", "#B0BEC5", "#B0BEC5", "#B0BEC5", "#B0BEC5", "#B0BEC5", "#B0BEC5", "#B0BEC5", "#B0BEC5", "#B0BEC5", "#B0BEC5", "#B0BEC5", "#B0BEC5", "#B0BEC5", "#B0BEC5", "#B0BEC5", "#B0BEC5", "#B0BEC5", "#B0BEC5", "#B0BEC5", "#B0BEC5", "#B0BEC5", "#B0BEC5", "#B0BEC5", "#B0BEC5", "#B0BEC5", "#B0BEC5", "#B0BEC5", "#B0BEC5", "red", "#B0BEC5", "#B0BEC5"]]}], "label": "Topic 49", "method": "update"}, {"args": [{"marker.color": [["#B0BEC5", "#B0BEC5", "#B0BEC5", "#B0BEC5", "#B0BEC5", "#B0BEC5", "#B0BEC5", "#B0BEC5", "#B0BEC5", "#B0BEC5", "#B0BEC5", "#B0BEC5", "#B0BEC5", "#B0BEC5", "#B0BEC5", "#B0BEC5", "#B0BEC5", "#B0BEC5", "#B0BEC5", "#B0BEC5", "#B0BEC5", "#B0BEC5", "#B0BEC5", "#B0BEC5", "#B0BEC5", "#B0BEC5", "#B0BEC5", "#B0BEC5", "#B0BEC5", "#B0BEC5", "#B0BEC5", "#B0BEC5", "#B0BEC5", "#B0BEC5", "#B0BEC5", "#B0BEC5", "#B0BEC5", "#B0BEC5", "#B0BEC5", "#B0BEC5", "#B0BEC5", "#B0BEC5", "#B0BEC5", "#B0BEC5", "#B0BEC5", "#B0BEC5", "#B0BEC5", "#B0BEC5", "#B0BEC5", "#B0BEC5", "red", "#B0BEC5"]]}], "label": "Topic 50", "method": "update"}, {"args": [{"marker.color": [["#B0BEC5", "#B0BEC5", "#B0BEC5", "#B0BEC5", "#B0BEC5", "#B0BEC5", "#B0BEC5", "#B0BEC5", "#B0BEC5", "#B0BEC5", "#B0BEC5", "#B0BEC5", "#B0BEC5", "#B0BEC5", "#B0BEC5", "#B0BEC5", "#B0BEC5", "#B0BEC5", "#B0BEC5", "#B0BEC5", "#B0BEC5", "#B0BEC5", "#B0BEC5", "#B0BEC5", "#B0BEC5", "#B0BEC5", "#B0BEC5", "#B0BEC5", "#B0BEC5", "#B0BEC5", "#B0BEC5", "#B0BEC5", "#B0BEC5", "#B0BEC5", "#B0BEC5", "#B0BEC5", "#B0BEC5", "#B0BEC5", "#B0BEC5", "#B0BEC5", "#B0BEC5", "#B0BEC5", "#B0BEC5", "#B0BEC5", "#B0BEC5", "#B0BEC5", "#B0BEC5", "#B0BEC5", "#B0BEC5", "#B0BEC5", "#B0BEC5", "red"]]}], "label": "Topic 51", "method": "update"}]}], "title": {"font": {"color": "Black", "size": 22}, "text": "<b>Intertopic Distance Map</b>", "x": 0.5, "xanchor": "center", "y": 0.95, "yanchor": "top"}, "width": 650, "xaxis": {"anchor": "y", "domain": [0, 1], "range": [-15.75, 24.1], "title": {"text": ""}, "visible": false}, "yaxis": {"anchor": "x", "domain": [0, 1], "range": [-13.86, 22.17], "title": {"text": ""}, "visible": false}}}
